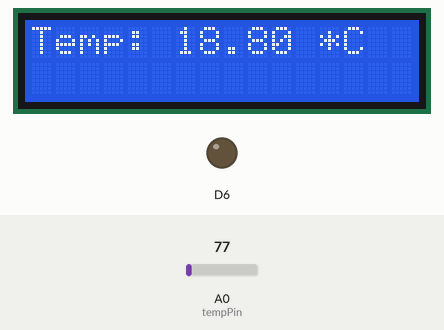
Bench run of a sketch on a simulated ESP8266 (NodeMCU). On the bench: 16×2 character LCD, output pins drawn as LEDs (lit = HIGH). The inputs (shaded band) are chosen by the test bench; at power-on: A0 (tempPin) = 77. WiFi joins after 1.5 s; servers stay silent unless stated; what the sketch prints to the serial monitor is not drawn.

Above: at 2.7 s.
2.8 s: A0 (tempPin) set to 114
At 4.2 s:
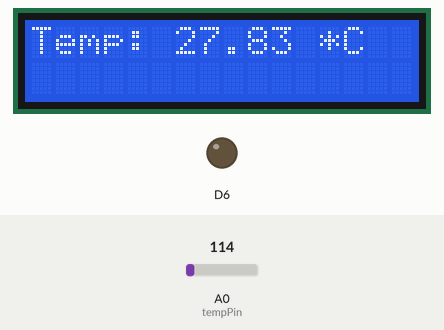
4.6 s: A0 (tempPin) set to 136
At 6.2 s:
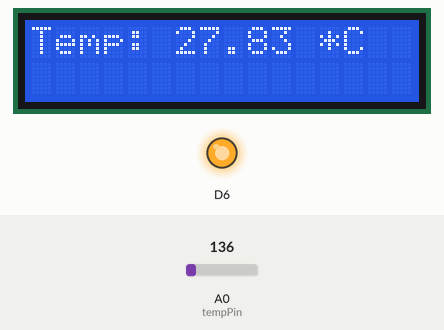
9.4 s: A0 (tempPin) set to 130
At 17.3 s:
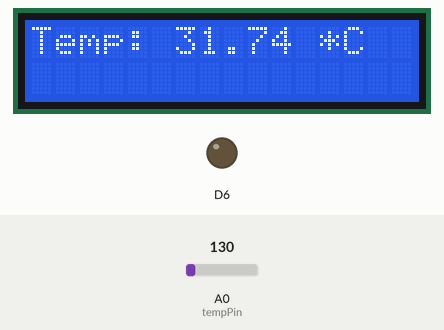
Timing chart, 0 to 20.2 s (numbered marks = the images above; inputs shaded):
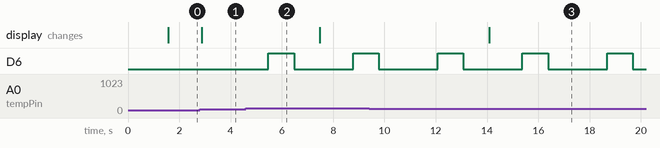

Measured:
- the behaviour switches between 122 and 123 on A0 (tempPin) (found by bisection; images 1 and 2)
- after the input at 2.8 s, the display: changes after 0.07 s (image 1)
- after the input at 4.6 s, D6: LOW → HIGH after 0.87 s, → LOW 1.0 s later, → HIGH 2.3 s later
- after the input at 9.4 s, the display: changes after 4.7 s (image 3)

The sketch:

node_mcu_Temp_Monitoring.ino
```cpp
#include <ESP8266WiFi.h>
#include <WiFiClient.h>
#include <ThingSpeak.h>
#include<LiquidCrystal.h>  //include LCD library
LiquidCrystal LCD(D5,D4,D3,D2,D1,D0);
int tempPin = A0;
unsigned long myChannelNumber =  1024805; //Your Channel Number (Without Brackets)
const char * myWriteAPIKey = "ULTGSMQIU9416Q5D "; //Your Write API Key
const char* ssid = "Pantech Thillainagar";    //  Your Wi-Fi Name
const char* password = "pantechtry";   // Wi-Fi Password
WiFiServer server(80); // server 80 used for Input-Output purpose
WiFiClient client;

 void setup()
{

  pinMode(D6,OUTPUT);
  LCD.begin(16,2);

  Serial.begin(115200);
  Serial.print("Connecting to the Newtork");
  WiFi.begin(ssid, password);  //connect to wifi
  ThingSpeak.begin(client);
    while (WiFi.status() != WL_CONNECTED)
    {
    delay(500);
    Serial.print(".");
    }
  Serial.println("WiFi connected");
  server.begin();  // Starts the Server
  Serial.println("Server started");
  Serial.print("IP Address of network: "); // will IP address on Serial Monitor
  Serial.println(WiFi.localIP());
  Serial.println("/");
}

void loop()
{

 int sensorValue = analogRead(tempPin);
 float voltageOut = (sensorValue * 0.48828125);

 float temperature = voltageOut*0.5;
 if(temperature>30) {
  digitalWrite(D6,HIGH);
  delay(1000);
  digitalWrite(D6,LOW);
  delay(1000);
  }
 Serial.print("Temperature(ºC): ");
 Serial.println(temperature);
 LCD.setCursor(0,0);
  LCD.print("Temp:");
  LCD.setCursor(6,0);
  LCD.print(temperature);
  LCD.setCursor(12,0);
  LCD.print("*C");
  delay(1000);
  //LCD.clear();
  ThingSpeak.writeField(myChannelNumber, 1,temperature, myWriteAPIKey);


  WiFiClient client = server.available();
  if (!client)
  {
    return;
  }
 // Serial.println("Waiting for new client");
  while(!client.available())
  {
    delay(1);
  }


  String request = client.readStringUntil('\n'); //reads the first line of request
  //Serial.println(request);
  client.flush(); //erase other lines


//*------------------HTML Page Code---------------------*//

  client.println("HTTP/1.1 200 OK");
  client.println("Content-Type: text/html");
  client.println("");
  client.println("<!DOCTYPE HTML>");
  client.println("<html>");
  client.print(" Temperature(ºC): ");
  client.print(temperature);
  client.println("<br><br>");


  delay(1);
  Serial.println("Client disonnected");
  Serial.println("");
}
```
